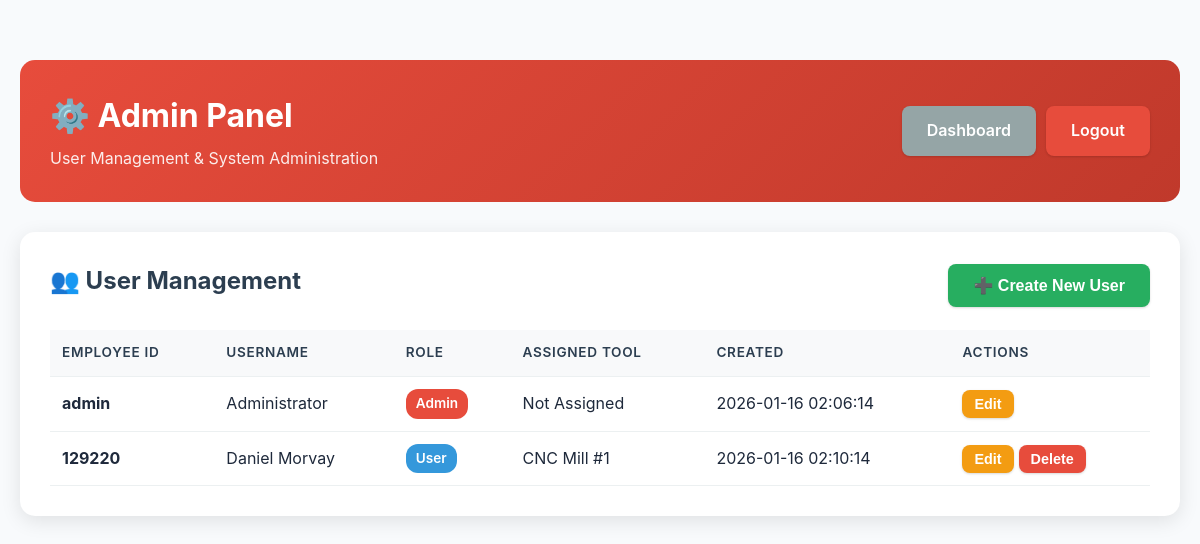
The page /admin (signed in) on the database its author committed.
### tables this page shows
CREATE TABLE users (
            id INTEGER PRIMARY KEY AUTOINCREMENT,
            employee_id TEXT UNIQUE NOT NULL,
            username TEXT NOT NULL,
            first_name TEXT,
            last_name TEXT,
            password_hash TEXT NOT NULL,
            is_admin INTEGER DEFAULT 0,
            assigned_tool_id INTEGER,
            created_at TIMESTAMP DEFAULT CURRENT_TIMESTAMP,
            FOREIGN KEY (assigned_tool_id) REFERENCES tools(id)
        );

CREATE TABLE tools (
            id INTEGER PRIMARY KEY AUTOINCREMENT,
            mfg_tool_name TEXT NOT NULL,
            current_status TEXT NOT NULL,
            next_action TEXT NOT NULL,
            responsible_party TEXT NOT NULL,
            eta TEXT NOT NULL,
            last_updated TIMESTAMP DEFAULT CURRENT_TIMESTAMP
        );

### MFG Status with Login.py (the view)
@app.route('/admin')
@login_required
@admin_required
def admin():
    conn = sqlite3.connect(DB_PATH)
    conn.row_factory = sqlite3.Row
    cursor = conn.cursor()
    cursor.execute('''
        SELECT u.*, t.mfg_tool_name
        FROM users u
        LEFT JOIN tools t ON u.assigned_tool_id = t.id
        ORDER BY u.is_admin DESC, u.username
    ''')
    users = [dict(row) for row in cursor.fetchall()]
    conn.close()
    tools = get_all_tools()
    return render_template('admin.html', users=users, tools=tools)

### MFG Status with Login.py (called while the page is built)
@login_manager.user_loader
def load_user(user_id):
    conn = sqlite3.connect(DB_PATH)
    conn.row_factory = sqlite3.Row
    cursor = conn.cursor()
    cursor.execute('SELECT * FROM users WHERE id = ?', (user_id,))
    user_data = cursor.fetchone()
    conn.close()
    if user_data:
        return User(
            id=user_data['id'],
            employee_id=user_data['employee_id'],
            username=user_data['username'],
            first_name=user_data['first_name'],
            last_name=user_data['last_name'],
            is_admin=user_data['is_admin'],
            assigned_tool_id=user_data['assigned_tool_id']
        )
    return None

def admin_required(f):
    @wraps(f)
    def decorated_function(*args, **kwargs):
        if not current_user.is_authenticated or not current_user.is_admin:
            flash('Admin access required.', 'error')
            return redirect(url_for('index'))
        return f(*args, **kwargs)
    return decorated_function

def get_all_tools():
    conn = sqlite3.connect(DB_PATH)
    conn.row_factory = sqlite3.Row
    cursor = conn.cursor()
    cursor.execute('''
        SELECT id, mfg_tool_name, current_status, next_action,
               responsible_party, eta, last_updated
        FROM tools
        ORDER BY id
    ''')
    tools = [dict(row) for row in cursor.fetchall()]
    conn.close()
    return tools

### templates/admin.html (shortened to what this page needs)
<!DOCTYPE html>
<html lang="en">
<head>
    <link rel="stylesheet" href="{{ url_for('static', filename='styles.css') }}">
</head>
<body>
    <div class="admin-container">
        <div class="admin-header">
            <div>
                <h1>⚙️ Admin Panel</h1>
                <p>User Management & System Administration</p>
            </div>
            <div class="header-actions">
                <a href="{{ url_for('index') }}" class="btn btn-secondary">Dashboard</a>
                <a href="{{ url_for('logout') }}" class="btn btn-danger">Logout</a>
            </div>
        </div>
        <div class="section-card">
            <div style="display: flex; justify-content: space-between; align-items: center; margin-bottom: 20px;">
                <h2 style="margin: 0; border: none;">👥 User Management</h2>
                <button onclick="openCreateModal()" class="btn btn-success">
                    ➕ Create New User
                </button>
            </div>
            <table class="users-table">
                <thead>
                    <tr>
                        <th>Employee ID</th>
                        <th>Username</th>
                        <th>Role</th>
                        <th>Assigned Tool</th>
                        <th>Created</th>
                        <th>Actions</th>
                    </tr>
                </thead>
                <tbody>
                    {% for user in users %}
                    <tr>
                        <td><strong>{{ user.employee_id }}</strong></td>
                        <td>{{ user.username }}</td>
                        <td>
                            {% if user.is_admin %}
                                <span class="badge badge-admin">Admin</span>
                            {% else %}
                                <span class="badge badge-user">User</span>
                            {% endif %}
                        </td>
                        <td>{{ user.mfg_tool_name or 'Not Assigned' }}</td>
                        <td>{{ user.created_at }}</td>
                        <td>
                            <div class="action-buttons">
                                <button onclick="openEditModal({{ user.id }}, '{{ user.employee_id }}', '{{ user.username }}', '{{ user.first_name or '' }}', '{{ user.last_name or '' }}', {{ user.is_admin }}, {{ user.assigned_tool_id or 'null' }})"
                                        class="btn btn-warning btn-small">Edit</button>
                                {% if user.id != current_user.id %}
                                <button onclick="deleteUser({{ user.id }}, '{{ user.username }}')"
                                        class="btn btn-danger btn-small">Delete</button>
                                {% endif %}
                            </div>
                        </td>
                    </tr>
                    {% endfor %}
                </tbody>
            </table>
        </div>
    </div>
</body>
</html>

### static/styles.css (style rules this page uses)
:root { --primary-color: #2563eb; --secondary-color: #64748b; --success-color: #10b981; --warning-color: #f59e0b; --danger-color: #ef4444; --info-color: #06b6d4; --bg-color: #f8fafc; --card-bg: #ffffff; --text-primary: #1e293b; --text-secondary: #64748b; --border-color: #e2e8f0; --shadow: 0 1px 3px 0 rgba(0, 0, 0, 0.1), 0 1px 2px 0 rgba(0, 0, 0, 0.06); --shadow-lg: 0 10px 15px -3px rgba(0, 0, 0, 0.1), 0 4px 6px -2px rgba(0, 0, 0, 0.05); }
* { margin: 0; padding: 0; box-sizing: border-box; }
body { font-family: -apple-system, BlinkMacSystemFont, 'Segoe UI', Roboto, 'Helvetica Neue', Arial, sans-serif; background-color: var(--bg-color); color: var(--text-primary); line-height: 1.6; }
.btn { padding: 0.75rem 1.5rem; border: none; border-radius: 0.5rem; font-size: 1rem; font-weight: 600; cursor: pointer; transition: all 0.3s ease; display: inline-flex; align-items: center; gap: 0.5rem; box-shadow: var(--shadow); }
.btn-secondary { background-color: var(--secondary-color); color: white; }
table { width: 100%; border-collapse: collapse; }
thead { background-color: var(--primary-color); color: white; }
thead th { padding: 1rem; text-align: left; font-weight: 600; text-transform: uppercase; font-size: 0.85rem; letter-spacing: 0.05em; }
tbody tr { border-bottom: 1px solid var(--border-color); transition: background-color 0.2s ease; }
tbody tr:last-child { border-bottom: none; }
tbody td { padding: 1rem; color: var(--text-primary); }

### templates/admin.html (style rules this page uses)
.admin-container { max-width: 1400px; margin: 40px auto; padding: 20px; }
.admin-header { background: linear-gradient(135deg, #e74c3c 0%, #c0392b 100%); color: white; padding: 30px; border-radius: 15px; margin-bottom: 30px; display: flex; justify-content: space-between; align-items: center; }
.admin-header h1 { margin: 0; font-size: 2em; }
.admin-header p { margin: 5px 0 0 0; opacity: 0.9; }
.header-actions { display: flex; gap: 10px; }
.section-card { background: white; border-radius: 15px; padding: 30px; box-shadow: 0 5px 20px rgba(0, 0, 0, 0.1); margin-bottom: 30px; }
.section-card h2 { color: #2c3e50; margin-bottom: 20px; padding-bottom: 10px; border-bottom: 3px solid #e74c3c; }
.btn { padding: 12px 25px; border: none; border-radius: 8px; font-size: 1em; font-weight: 600; cursor: pointer; transition: all 0.3s ease; text-decoration: none; display: inline-block; }
.btn-success { background: #27ae60; color: white; }
.btn-warning { background: #f39c12; color: white; }
.btn-danger { background: #e74c3c; color: white; }
.btn-secondary { background: #95a5a6; color: white; }
.btn-small { padding: 6px 12px; font-size: 0.9em; }
.users-table { width: 100%; border-collapse: collapse; margin-top: 20px; }
.users-table th, .users-table td { padding: 12px; text-align: left; border-bottom: 1px solid #ecf0f1; }
.users-table th { background-color: #f8f9fa; font-weight: 600; color: #2c3e50; }
.badge { display: inline-block; padding: 4px 10px; border-radius: 12px; font-size: 0.85em; font-weight: 600; }
.badge-admin { background-color: #e74c3c; color: white; }
.badge-user { background-color: #3498db; color: white; }
.action-buttons { display: flex; gap: 5px; }

### rows shown on the page
users: employee_id "admin", username "Administrator", is_admin "Admin", mfg_tool_name "Not Assigned", created_at "2026-01-16 02:06:14"
users: employee_id "129220", username "Daniel Morvay", is_admin "User", mfg_tool_name "CNC Mill #1", created_at "2026-01-16 02:10:14"
